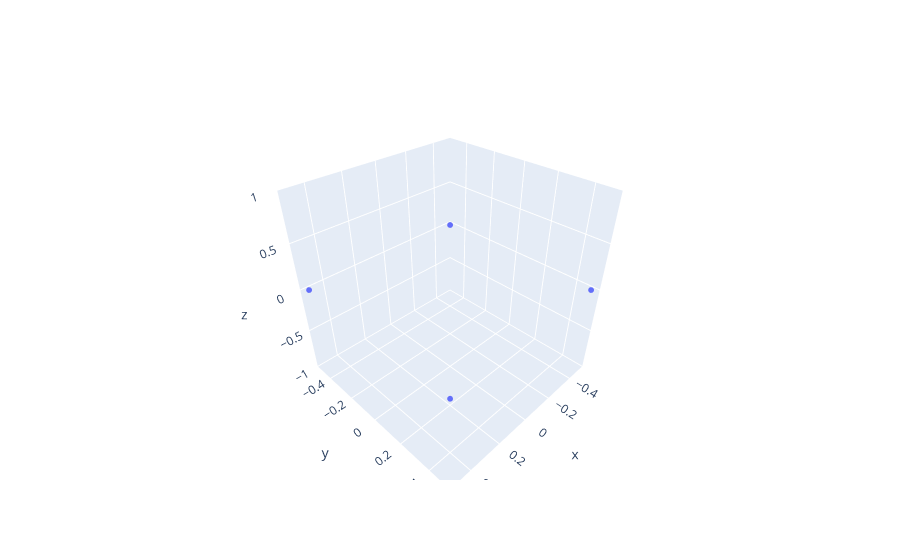

Here is the notebook cell this chart was saved with:
### Markdown cell above
## Discrete masses

### Code cell
distr = 0.5*np.array([[-1,-1,0],[1,-1,0],[1,1,0],[-1,1,0]])  # INPUT
ms = np.array([1,2,3,4])        # INPUT
plot_mass_distribution(distr)

I1 = moi_tensor(distr, ms)
display('moi tensor', I1)
eigvals, Pmat = slinalg.eig(I1)
for j in range(len(eigvals)):
    li = eigvals[j]
    vi = Pmat[:, j]
    print(f'eigenvalue={li:4f}; eigenvector={vi}')

D1 = slinalg.inv(Pmat).dot(I1@Pmat)
display('diagonalised moi tensor', D1, moi_tensor_diagonalized(I1))

ax = np.array([1, 1, 2])
print(f'moi wrt axis {ax} is {moi_wrt_axis(ax, I1)}')

### Figure 1 — Plotly figure (JSON) as saved in the notebook; plotly's stock layout.template omitted (floating-point values rounded to 4 significant figures)
{"data": [{"marker": {"size": 2}, "mode": "markers", "type": "scatter3d", "x": [-0.5, 0.5, 0.5, -0.5], "y": [-0.5, -0.5, 0.5, 0.5], "z": [0, 0, 0, 0]}], "layout": {"scene": {"xaxis": {"title": {"text": "x"}}, "yaxis": {"title": {"text": "y"}}, "zaxis": {"title": {"text": "z"}}}}}
